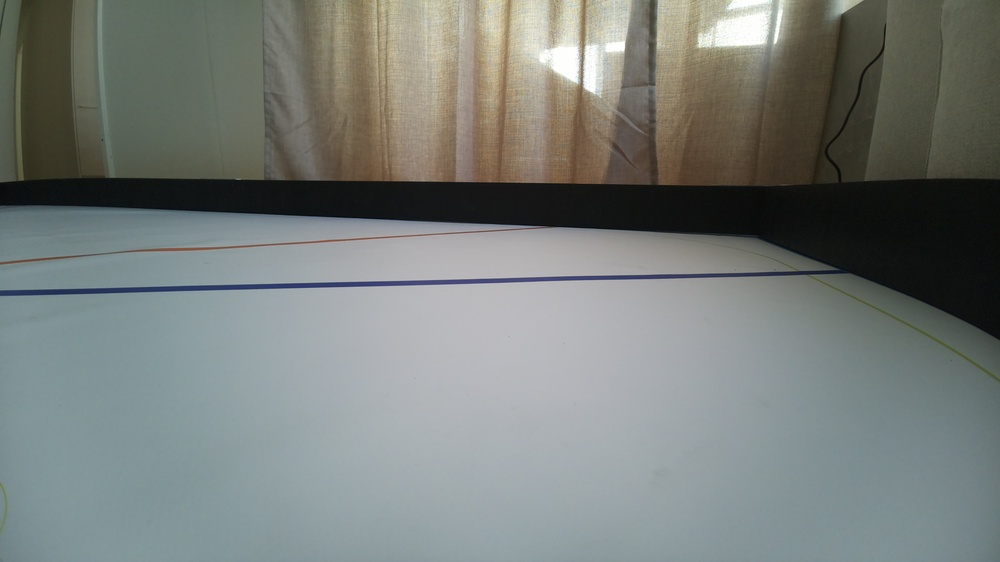
#> input picture teststrecke/kurvenmarkierung/bilder/referenzbilder/blau_schraeg_rechts.jpg, 1000 x 562 px, shrunk from 4608 x 2592 before the run
$ python farbmaske.py
#> lines starting #> are read from the running program, lines starting #| are printed output that depends on the picture; after the words box and inside, x2 and y2 are one past the last pixel; in counts of white or black regions, pixels touching at a corner belong together
import cv2
import numpy as np
import os

# Referenzbild laden
bild_pfad = "bilder/referenzbilder/blau_schraeg_rechts.jpg"
bild = cv2.imread(bild_pfad)
#> bild is the input picture: shape (562, 1000, 3); mean B, G, R 122.4, 126, 120.7

if bild is None:
    print("Bild konnte nicht geladen werden.")
    exit()

# Bildgrösse bestimmen
hoehe, breite = bild.shape[:2]
#> hoehe = 562; breite = 1000

# Relevanter Bildbereich: untere 67 %
y_start = int(hoehe * 0.33)
#> y_start = 185
roi = bild[y_start:hoehe, 0:breite]
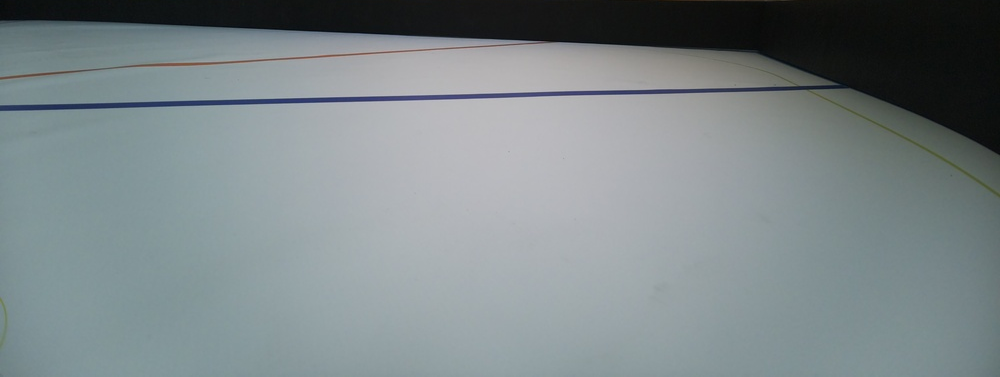
#> roi: shape (377, 1000, 3); mean B, G, R 137.2, 134.7, 125

# ROI von BGR nach HSV umwandeln
hsv = cv2.cvtColor(roi, cv2.COLOR_BGR2HSV)
#> hsv: shape (377, 1000, 3); mean H, S, V 92.2, 27.5, 137.9

# Vorläufiger HSV-Bereich für Blau
blau_unten = np.array([108, 120, 70])
blau_oben = np.array([118, 255, 130])

# Farbmaske erstellen
maske_blau = cv2.inRange(hsv, blau_unten, blau_oben)
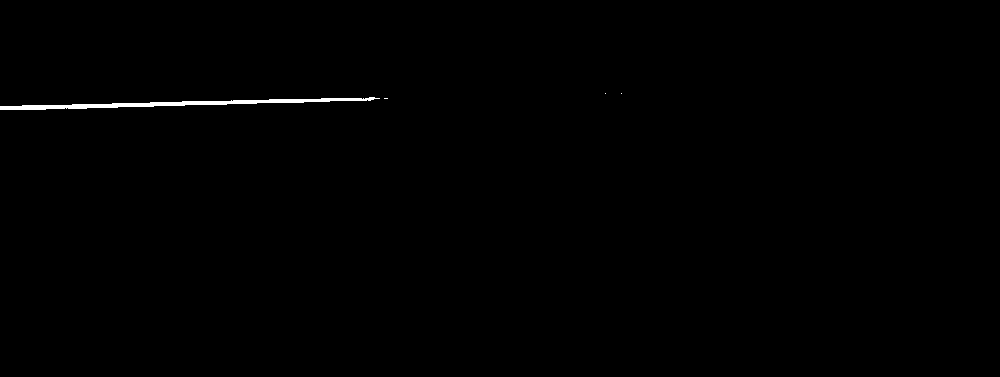
#> maske_blau: shape (377, 1000); 0.39% white; 4 white regions (3 under 20 px), largest, box (x1, y1, x2, y2) and area: (0, 97, 380, 110) 1474

# Ausgabeordner erstellen
os.makedirs("bilder/farbmaske", exist_ok=True)

# Farbmaske speichern
ausgabe = "bilder/farbmaske/maske_blau_schraeg_rechts.jpg"
cv2.imwrite(ausgabe, maske_blau)

print(f"Farbmaske erstellt: {ausgabe}")

$ run again, with teststrecke/kurvenmarkierung/bilder/referenzbilder/ausrichtung_kamera.jpg copied over teststrecke/kurvenmarkierung/bilder/referenzbilder/blau_schraeg_rechts.jpg
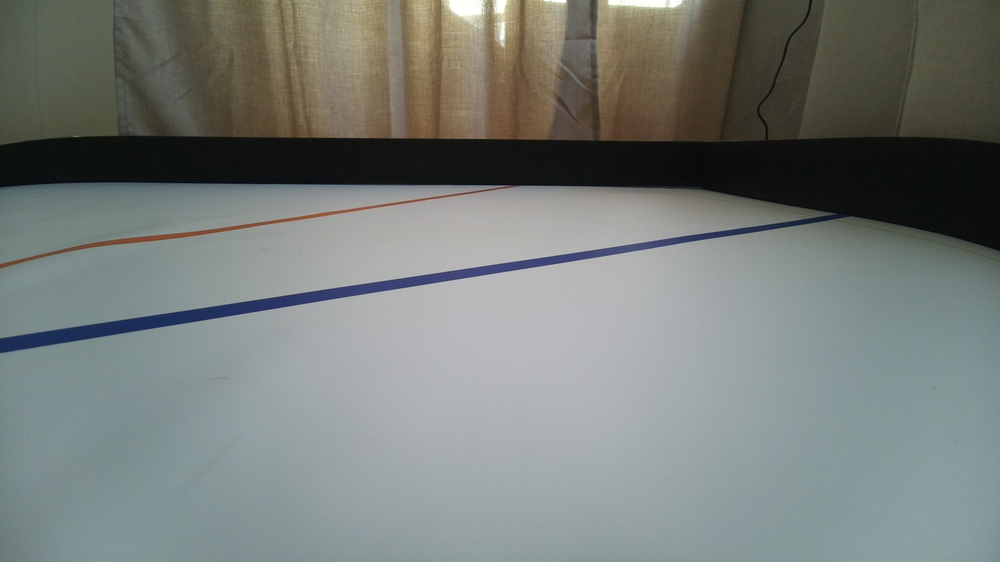
#> input picture teststrecke/kurvenmarkierung/bilder/referenzbilder/ausrichtung_kamera.jpg, 1000 x 562 px, shrunk from 4608 x 2592 before the run
#> bild is the input picture: shape (562, 1000, 3); mean B, G, R 121.2, 124.8, 119.3
#> `roi = bild[y_start:hoehe, 0:breite]`:
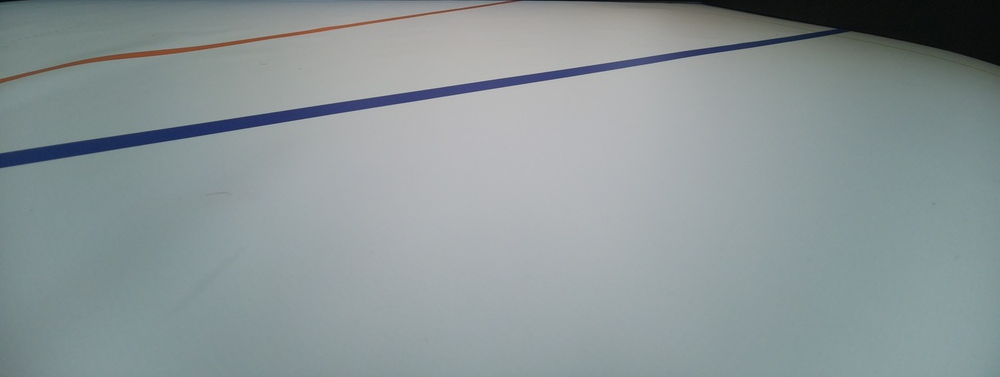
#> roi: shape (377, 1000, 3); mean B, G, R 151.3, 149.7, 139.4
#> hsv: shape (377, 1000, 3); mean H, S, V 87.6, 25.2, 152.4
#> `maske_blau = cv2.inRange(hsv, blau_unten, blau_oben)`:
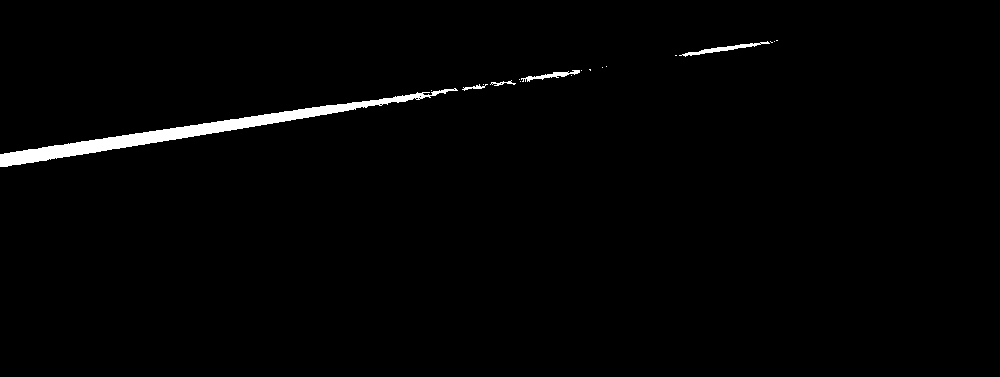
#> maske_blau: shape (377, 1000); 1.4% white; 18 white regions (13 under 20 px), largest, box (x1, y1, x2, y2) and area: (0, 88, 458, 167) 4597, (679, 41, 770, 57) 305, (521, 70, 580, 82) 216, (462, 84, 488, 91) 63, (490, 80, 516, 86) 57
